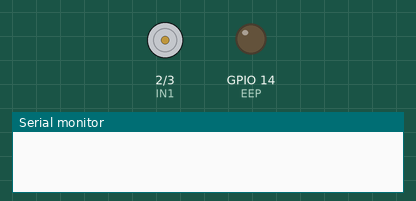
Bench run of a sketch on a simulated ESP32. Parts: motor-driver pin pairs drawn as motors (green arrow = first pin HIGH = forward, orange = second pin HIGH = backward, longer = more drive), output pins drawn as LEDs (lit = HIGH), the last lines printed to the serial monitor.

Above: at 0.0 s.
At 2.1 s:
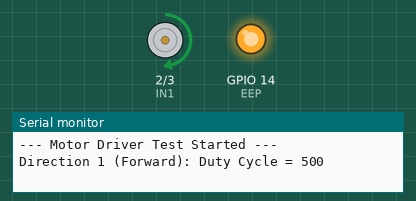
At 12.1 s:
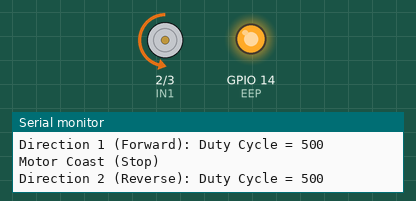
At 37.1 s:
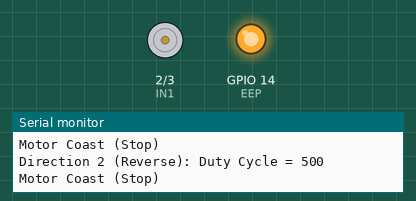
Timing chart, 0 to 38.6 s (numbered marks = the images above):
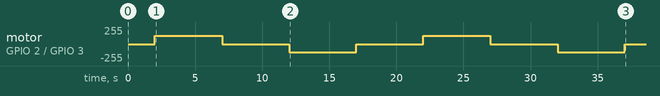

Measured:
- by itself, motor on GPIO 2 (IN1) / GPIO 3 (IN2): stopped → forward 124/255 at 2.0 s, → stopped 5.0 s later, → backward 124/255 5.0 s later, → stopped 5.0 s later, … (8 changes in this stretch)

The sketch:

Motor_Driver_Test.ino
```cpp
// === CUBESAT THESIS: MOTOR DRIVER TEST ===
// Controls a reaction wheel motor driver (e.g. DRV8833) bidirectionally.
// Pin configurations:
// IN1 -> GPIO 2 (PWM Channel 1)
// IN2 -> GPIO 3 (PWM Channel 2)
// EEP -> GPIO 14 (Driver Enable / Sleep pin, active high)

const int IN1 = 2;
const int IN2 = 3;
const int EEP = 14;

const int Resolution = 10;  // 10-bit PWM (0 - 1023)
const int Frequency = 500;   // 500 Hz carrier frequency

void setup() {
  Serial.begin(115200);
  delay(2000);
  Serial.println("--- Motor Driver Test Started ---");

  // Configure output pins
  pinMode(IN1, OUTPUT);
  pinMode(IN2, OUTPUT);
  pinMode(EEP, OUTPUT);

  // Initialize motor in stopped/coast state and enable driver
  digitalWrite(IN1, LOW);
  digitalWrite(IN2, LOW);
  digitalWrite(EEP, HIGH); // EEP HIGH enables the driver chips

  // Set frequency and resolution (specifically for ESP32 Core PWM config)
  analogWriteFrequency(IN1, Frequency);
  analogWriteResolution(IN1, Resolution);
  analogWriteFrequency(IN2, Frequency);
  analogWriteResolution(IN2, Resolution);

  delay(10);
}

void loop() {
  // 1. Move Forward (IN1 = 500, IN2 = 0)
  Serial.println("Direction 1 (Forward): Duty Cycle = 500");
  digitalWrite(IN2, LOW);
  analogWrite(IN1, 500);
  delay(5000);

  // 2. Stop/Coast (IN1 = 0, IN2 = 0)
  Serial.println("Motor Coast (Stop)");
  analogWrite(IN1, 0);
  delay(5000);

  // 3. Move Reverse (IN1 = 0, IN2 = 500)
  Serial.println("Direction 2 (Reverse): Duty Cycle = 500");
  digitalWrite(IN1, LOW);
  analogWrite(IN2, 500);
  delay(5000);

  // 4. Stop/Coast (IN1 = 0, IN2 = 0)
  Serial.println("Motor Coast (Stop)");
  digitalWrite(IN2, LOW);
  delay(5000);
}
```
